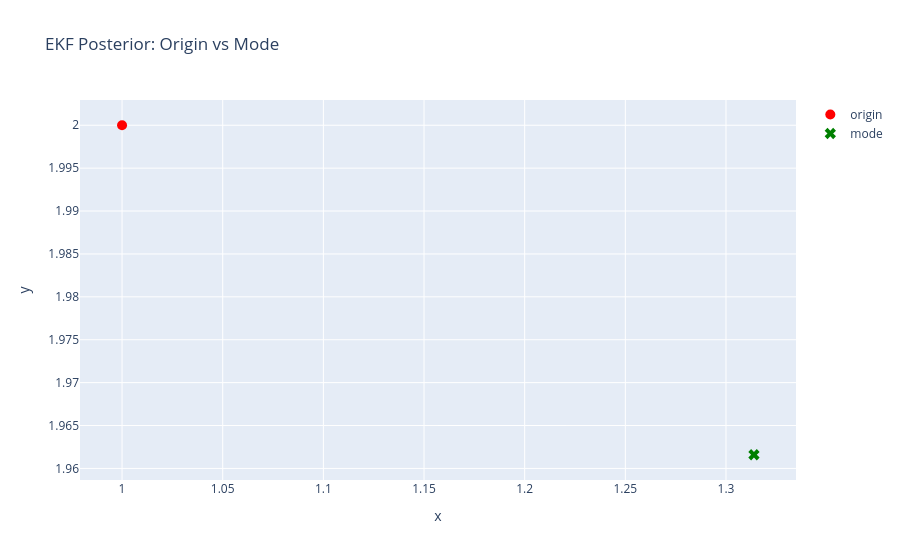

Notebook code cell kept with this figure:
### Markdown cell above
## 2. EKF Perspective

An Extended Kalman Filter (EKF) posterior can be represented as a `NonlinearDensity`:

- Origin: the linearization/reference state.
- Tangent mean: offset from origin to the mode.
- Covariance: uncertainty in that tangent space.

Before using this posterior as a prior for the next prediction, call `reset()` to move the origin to the mode and zero the mean (keeping covariance transported).

### Code cell
# Simulated EKF posterior with non-zero tangent mean
origin_post = Pose2(1.0, 2.0, 0.2)
cov_post: M = np.diag([0.05, 0.04, 0.02]).astype(float)
mean_post: V = np.array([0.3, -0.1, 0.15], dtype=float)
posterior = gtsam.NonlinearDensityPose2(5, origin_post, cov_post, mean_post)
mode_pose = posterior.retractMean()
print('Origin:', origin_post)
print('Mode  :', mode_pose)
print('Mode probability:', posterior.evaluate(mode_pose))

reset_density = posterior.reset()
print('After reset -> origin == mode?', reset_density.origin() == mode_pose)
print('Reset mean (should be empty/None):', reset_density.mean())

fig_ekf = go.Figure()
fig_ekf.add_trace(go.Scatter(x=[origin_post.x()], y=[origin_post.y()], mode='markers',
                             marker=dict(color='red', size=10), name='origin'))
fig_ekf.add_trace(go.Scatter(x=[mode_pose.x()], y=[mode_pose.y()], mode='markers',
                             marker=dict(color='green', size=10, symbol='x'), name='mode'))
fig_ekf.update_layout(title='EKF Posterior: Origin vs Mode', xaxis_title='x', yaxis_title='y')
fig_ekf.show()

### Figure 1 — Plotly figure (JSON) as saved in the notebook; plotly's stock layout.template omitted (floating-point values rounded to 4 significant figures)
{"data": [{"marker": {"color": "red", "size": 10}, "mode": "markers", "name": "origin", "type": "scatter", "x": [1], "y": [2]}, {"marker": {"color": "green", "size": 10, "symbol": "x"}, "mode": "markers", "name": "mode", "type": "scatter", "x": [1.314], "y": [1.962]}], "layout": {"title": {"text": "EKF Posterior: Origin vs Mode"}, "xaxis": {"title": {"text": "x"}}, "yaxis": {"title": {"text": "y"}}}}
